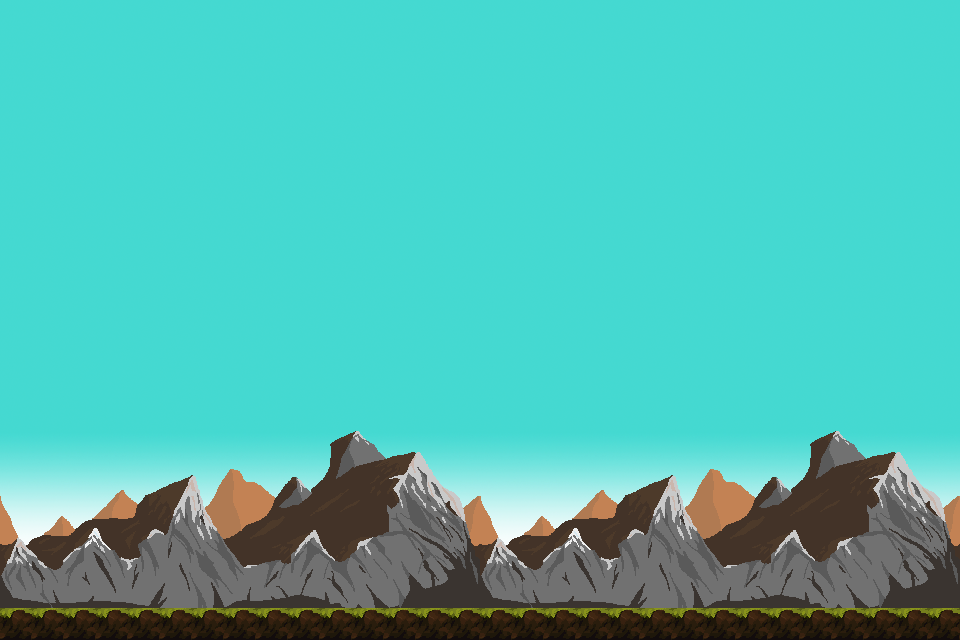

This game map was drawn from its Tiled (.tmx) file and the tilesets committed beside it. A one-line description and the full map source follow:
An orthogonal 30x20 tile map with 32x32 px tiles, 2 tile layers (WorldAsset, Background), 3 tilesets and 1 object.

<map version="1.10" tiledversion="1.10.2" orientation="orthogonal" renderorder="right-down" width="30" height="20" tilewidth="32" tileheight="32" infinite="0" nextlayerid="4" nextobjectid="3">
 <tileset firstgid="1" source="Graveyard.tsx" />
 <tileset firstgid="133" source="background.tsx" />
 <tileset firstgid="238" source="../maps/Graveyard.tsx" />
 <objectgroup id="2" name="Ground">
  <object id="1" x="0" y="608" width="958.667" height="32" />
 </objectgroup>
 <layer id="1" name="WorldAsset" width="30" height="20">
  <data encoding="csv">
0,0,0,0,0,0,0,0,0,0,0,0,0,0,0,0,0,0,0,0,0,0,0,0,0,0,0,0,0,0,
0,0,0,0,0,0,0,0,0,0,0,0,0,0,0,0,0,0,0,0,0,0,0,0,0,0,0,0,0,0,
0,0,0,0,0,0,0,0,0,0,0,0,0,0,0,0,0,0,0,0,0,0,0,0,0,0,0,0,0,0,
0,0,0,0,0,0,0,0,0,0,0,0,0,0,0,0,0,0,0,0,0,0,0,0,0,0,0,0,0,0,
0,0,0,0,0,0,0,0,0,0,0,0,0,0,0,0,0,0,0,0,0,0,0,0,0,0,0,0,0,0,
0,0,0,0,0,0,0,0,0,0,0,0,0,0,0,0,0,0,0,0,0,0,0,0,0,0,0,0,0,0,
0,0,0,0,0,0,0,0,0,0,0,0,0,0,0,0,0,0,0,0,0,0,0,0,0,0,0,0,0,0,
0,0,0,0,0,0,0,0,0,0,0,0,0,0,0,0,0,0,0,0,0,0,0,0,0,0,0,0,0,0,
0,0,0,0,0,0,0,0,0,0,0,0,0,0,0,0,0,0,0,0,0,0,0,0,0,0,0,0,0,0,
0,0,0,0,0,0,0,0,0,0,0,0,0,0,0,0,0,0,0,0,0,0,0,0,0,0,0,0,0,0,
0,0,0,0,0,0,0,0,0,0,0,0,0,0,0,0,0,0,0,0,0,0,0,0,0,0,0,0,0,0,
0,0,0,0,0,0,0,0,0,0,0,0,0,0,0,0,0,0,0,0,0,0,0,0,0,0,0,0,0,0,
0,0,0,0,0,0,0,0,0,0,0,0,0,0,0,0,0,0,0,0,0,0,0,0,0,0,0,0,0,0,
0,0,0,0,0,0,0,0,0,0,0,0,0,0,0,0,0,0,0,0,0,0,0,0,0,0,0,0,0,0,
0,0,0,0,0,0,0,0,0,0,0,0,0,0,0,0,0,0,0,0,0,0,0,0,0,0,0,0,0,0,
0,0,0,0,0,0,0,0,0,0,0,0,0,0,0,0,0,0,0,0,0,0,0,0,0,0,0,0,0,0,
0,0,0,0,0,0,0,0,0,0,0,0,0,0,0,0,0,0,0,0,0,0,0,0,0,0,0,0,0,0,
0,0,0,0,0,0,0,0,0,0,0,0,0,0,0,0,0,0,0,0,0,0,0,0,0,0,0,0,0,0,
0,0,0,0,0,0,0,0,0,0,0,0,0,0,0,0,0,0,0,0,0,0,0,0,0,0,0,0,0,0,
63,63,63,63,63,63,63,63,63,63,63,63,63,63,63,63,63,63,63,63,63,63,63,63,63,63,63,63,63,63
</data>
 </layer>
 <layer id="3" name="Background" width="30" height="20">
  <data encoding="csv">
133,134,135,136,137,138,139,140,141,142,143,144,145,146,147,133,134,135,136,137,138,139,140,133,134,135,136,137,138,139,
133,134,135,136,137,138,139,140,141,142,143,144,145,146,147,133,134,135,136,137,138,139,140,133,134,135,136,137,138,139,
133,134,135,136,137,138,139,140,141,142,143,144,145,146,147,133,134,135,136,137,138,139,140,133,134,135,136,137,138,139,
133,134,135,136,137,138,139,140,141,142,143,144,145,146,147,133,134,135,136,137,138,139,140,133,134,135,136,137,138,139,
133,134,135,136,137,138,139,140,141,142,143,144,145,146,147,133,134,135,136,137,138,139,140,133,134,135,136,137,138,139,
133,134,135,136,137,138,139,140,141,142,143,144,145,146,147,133,134,135,136,137,138,139,140,133,134,135,136,137,138,139,
133,134,135,136,137,138,139,140,141,142,143,144,145,146,147,133,134,135,136,137,138,139,140,133,134,135,136,137,138,139,
133,134,135,136,137,138,139,140,141,142,143,144,145,146,147,133,134,135,136,137,138,139,140,133,134,135,136,137,138,139,
133,134,135,136,137,138,139,140,141,142,143,144,145,146,147,133,134,135,136,137,138,139,140,133,134,135,136,137,138,139,
133,134,135,136,137,138,139,140,141,142,143,144,145,146,147,133,134,135,136,137,138,139,140,133,134,135,136,137,138,139,
133,134,135,136,137,138,139,140,141,142,143,144,145,146,147,133,134,135,136,137,138,139,140,133,134,135,136,137,138,139,
133,134,135,136,137,138,139,140,141,142,143,144,145,146,147,133,134,135,136,137,138,139,140,133,134,135,136,137,138,139,
133,134,135,136,137,138,139,140,141,142,143,144,145,146,147,133,134,135,136,137,138,139,140,141,142,143,144,145,146,147,
148,149,151,150,152,153,154,155,156,157,158,159,160,161,162,148,149,151,150,152,153,154,155,156,157,158,159,160,161,162,
163,164,165,166,167,168,169,170,171,172,173,174,175,176,177,163,164,165,166,167,168,169,170,171,172,173,174,175,176,177,
178,179,180,181,182,183,184,185,186,187,188,189,190,191,192,178,179,180,181,182,183,184,185,186,187,188,189,190,191,192,
193,194,195,196,197,198,199,200,201,202,203,204,205,206,207,193,194,195,196,197,198,199,200,201,202,203,204,205,206,207,
208,209,210,211,212,213,214,215,216,217,218,219,220,221,222,208,209,210,211,212,213,214,215,216,217,218,219,220,221,222,
223,224,225,226,227,228,229,230,231,232,233,234,235,236,237,223,224,225,226,227,228,229,230,231,232,233,234,235,236,237,
323,323,323,323,323,323,323,323,323,323,323,323,323,323,323,323,323,323,323,323,323,323,323,323,323,323,323,323,323,323
</data>
 </layer>
</map>
